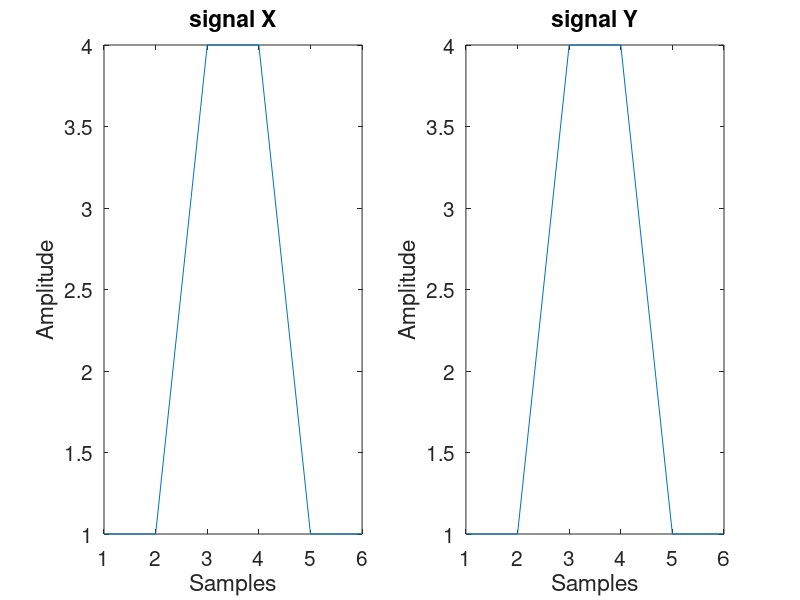
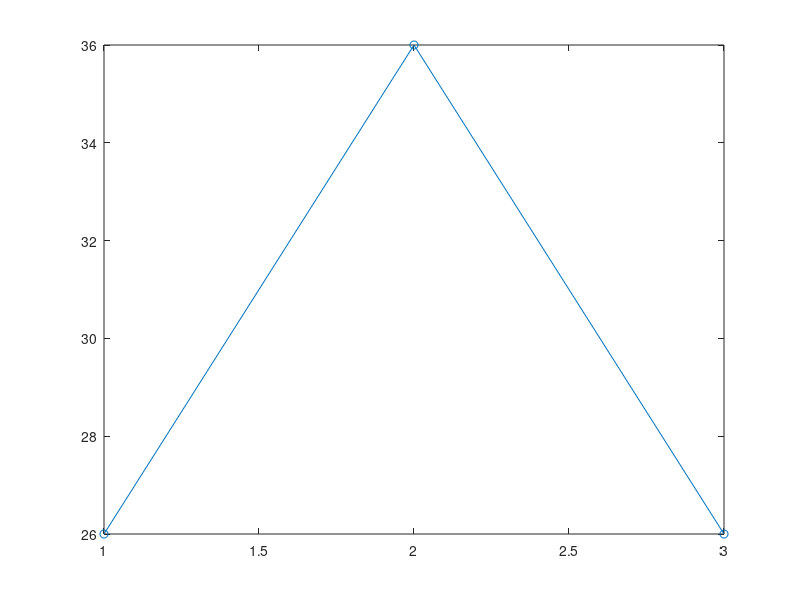

The MATLAB script that drew these images, in order: (Note: this script raises an error after producing the figures.)


% for this task we are going to look at cross correlation of
% data and interpret these results.

% Part one - using matlabs task one compute cross correlation between physio data 

% Part two - using matlabs medfilt function - filter the arousal data.
% Visualise the filtered arousal data. Compute the cross correlation on the
% filtered data. Visualise this result. Compare the cross correlation
% between the filtered and unfiltered data


% Part two - using matlabs medfilt function - filter the arousal data.
% Visualise the filtered arousal data. Compute the cross correlation on the
% filtered data. Visualise this result. Compare the cross correlation
% between the filtered and unfiltered data

% Part three add random noise to the singals using rand. Vary the amplitude
% of the noise and see how this affects both how the signals look and how
% this effects the resulting cross correlation estimate. Disucss what
% features of the data are chaning here?


% Part four - using matlabs detrend function - detrend the arousal data.
% Visualise the filtered arousal data. Compute the cross correlation on the
% filtered data. Visualise this result. Compare the cross correlation
% between the filtered and unfiltered and detrended data



FromDir = 'C:\Users\Ira Marriott\Desktop\Sapiens workshop\home awake synched_orig\';
cd(FromDir)
files = dir('*.mat');


%% Compute cross correlation as dot product between two vectors 

% intialise two vectors 
dp1 = zeros(3,1);
dp2 = zeros(3,1);

% create two basic signals that will peak in the middle
v1 = [1 1 4 4 1 1];
v2 = [1 1 4 4 1 1];

% visualise these signals
figure; subplot(121); plot(v1);
xlabel('Samples')
ylabel('Amplitude')
set(gca, 'fontsize', 15)
title('signal X')
subplot(122); plot(v2)
xlabel('Samples')
ylabel('Amplitude')
set(gca, 'fontsize', 15)
title('signal Y')


% compute the dot product at lag zero between the two signals 
dp1(2) = sum(v1.*v2);
dp2(2) = dot(v1,v2);



% shuffle signal two back one sample and compute the dot product between the two signals at negative 1 lag -
% notice zero padding 
v1 = [0 1 1 4 4 1];
v2 = [1 1 4 4 1 1];

dp1(1) = sum(v1.*v2);
dp2(1) = dot(v1,v2);


% shuffle signal forward one sample and compute the dot product between the two signals at negative 1 lag -
% again notice how zero padding had changed here

v1 = [1 4 4 1 1 0];
v2 = [1 1 4 4 1 1];

dp1(3) = sum(v1.*v2);
dp2(3) = dot(v1,v2);


% visualise cross correlation
figure; plot(dp1, 'o-')
set(gca, 'xticklabels', -1:0.2:1)
xlabel('Lag in samples')
ylabel('Cross correlation')
set(gca, 'fontsize', 15)
title('Cross correlation between x and y')


%% example here using matlabs cross correlation function 

v1 = [1 1 4 4 1 1];
v2 = [1 1 4 4 1 1];

[r, lags] = xcorr(v1,v2,1);
% note third function input is number of lags
figure;stem(lags,r)
xlabel('Lag in samples')
ylabel('Cross correlation')
set(gca, 'fontsize', 15)
title('Cross correlation using xcorr')



%% % Part one - using matlabs task one compute cross correlation between physio data 

% load in physio data
load(strcat(FromDir, files(2).name))

% take a second to look at the data
whos ret


% remove zeroed out epochs 
x = isnan(ret(:,1));
toremove = find(x==1);
ret(toremove,:) = [];


% visualise mum and infant arousal data 
figure; subplot(211);
plot(ret(1:500,1))
title('Infant arousal')
set(gca, 'fontsize', 15)
set(gca, 'XTick',[], 'YTick',[])
subplot(212); plot(ret(1:500,2))
title('Mum arousal')
xlabel('Samples')
ylabel('Amplitude')
set(gca, 'fontsize', 15)

% visualise cross correlation between mum and infant arousal data
[r, lags] = xcorr(ret(:,1), ret(:,2),500, 'normalized');
figure;stem(lags,r) 
xlabel('Lag in samples')
ylabel('Normalised cross correlation')
set(gca, 'fontsize', 15)
title('Cross correlation in arousal')


%% mean filter the data - reduce variability and see how this effects cross correlation value

% Part two - using matlabs medfilt function - filter the arousal data.
% Visualise the filtered arousal data. Compute the cross correlation on the
% filtered data. Visualise this result. Compare the cross correlation
% between the filtered and unfiltered data



% mean filter the data
ret2 = medfilt1(ret,20);


% visualise the mean filtered data
figure; subplot(211);
plot(ret2(1:500,1))
title('Infant arousal filtered')
set(gca, 'fontsize', 15)
subplot(212); 
plot(ret2(1:500,2))
title('Mum arousal filtered')
xlabel('Samples')
ylabel('Amplitude')
set(gca, 'fontsize', 15)


% visualise cross correlation between filtered mum and infant arousal data
[r, lags] = xcorr(ret2(:,1), ret2(:,2),500, 'normalized');
figure;stem(lags,r) 
xlabel('Lag in samples')
ylabel('Normalised cross correlation')
set(gca, 'fontsize', 15)
title('Cross correlation in filtered arousal')

%% %% explanation on impact of variability 

% define amplitde of noise 
noiseamp = 0.5;

% add noise to infant and mum data
ret2(:,1) = ret(:,1)+ noiseamp*randn(length(ret),1);
ret2(:,2) = ret(:,2)+ noiseamp*randn(length(ret),1);


% visualise the mean filtered data
figure; subplot(211);
plot(ret2(1:500,1))
title('Infant arousal noisey')
set(gca, 'fontsize', 15)
subplot(212); 
plot(ret2(1:500,2))
title('Mum arousal noisey')
xlabel('Samples')
ylabel('Amplitude')
set(gca, 'fontsize', 15)


[r, lags] = xcorr(ret2(:,1), ret2(:,2),500, 'normalized');
figure;stem(lags,r) 
xlabel('Lag in samples')
ylabel('Normalised cross correlation')
set(gca, 'fontsize', 15)
title('Cross correlation in noisey arousal')




%% remove linear trends from the data and see how this effects cross correlation value

% Part four - using matlabs detrend function - detrend the arousal data.
% Visualise the filtered arousal data. Compute the cross correlation on the
% filtered data. Visualise this result. Compare the cross correlation
% between the filtered and unfiltered and detrended data


% detrend the data
ret3 = detrend(ret,10);


% visualise the detrended data
figure; subplot(211);
plot(ret3(1:500,1))
title('Infant arousal detrended')
set(gca, 'fontsize', 15)
subplot(212); 
plot(ret3(1:500,2))
title('Mum arousal detrended')
xlabel('Samples')
ylabel('Amplitude')
set(gca, 'fontsize', 15)


% visualise the cross correlation for detrended data
[r, lags] = xcorr(ret3(:,1), ret3(:,2),500, 'normalized');
figure;stem(lags,r) 
xlabel('Lag in samples')
ylabel('Normalised cross correlation')
set(gca, 'fontsize', 15)
title('Cross correlation in detrended arousal')




%% %% explanation on impact of linear trend



% t = 0:20;
t = 0:0.1:2;

v1 = 3*sin(t) + t + randn(length(t),1)';

v2 = v1+randn(length(v1),1)';
figure;plot(t,v1,t,v2-5,':k')
% legend('Input Data','Detrended Data','Trend','Location','northwest') 
xlabel('Samples')
ylabel('Amplitude')
set(gca, 'fontsize', 15)
title('Raw signals')




[r, lags] = xcorr(v1,v2, 'normalized');
% note third function input is number of lags
figure;stem(lags,r)
xlabel('Lag in samples')
ylabel('Cross correlation')
set(gca, 'fontsize', 15)
title('Cross correlation using xcorr')

%% detrend


v1 = detrend(v1);
v2 = detrend(v2);
figure;plot(t,v1,t,v2-5,'k')
xlabel('Samples')
ylabel('Amplitude')
set(gca, 'fontsize', 15)
title('Detrended signals')
set(gca,'Visible','off')


[r, lags] = xcorr(v1,v2, 'normalized');
% note third function input is number of lags
figure;stem(lags,r)
xlabel('Lag in samples')
ylabel('Cross correlation')
set(gca, 'fontsize', 15)
title('Cross correlation using xcorr')



